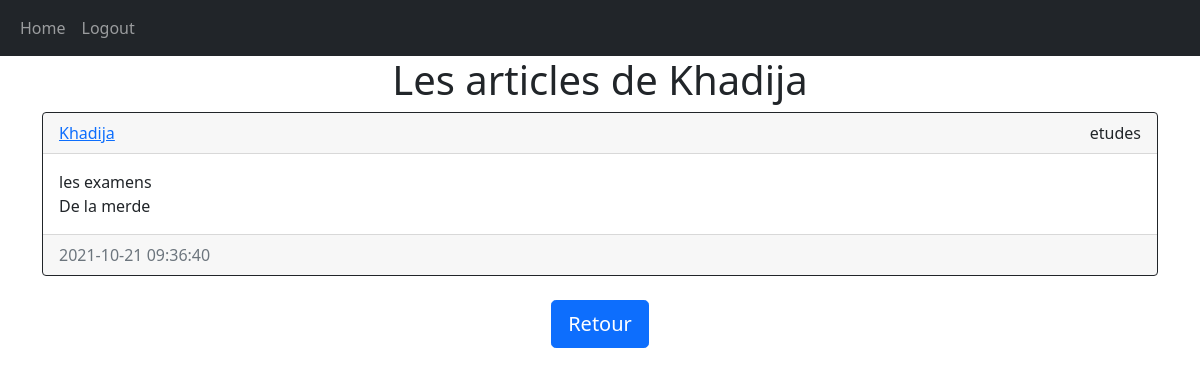
The app's page /articles/Khadija (signed in) with its own data.
### website/models.py (models this page shows)
class User(db.Model, UserMixin):
    id = db.Column(db.Integer, primary_key=True)
    email = db.Column(db.String(150), unique = True)
    username = db.Column(db.String(150), unique = True)
    password = db.Column(db.String(150))
    date_created = db.Column(db.DateTime(timezone=True), default = func.now())
    articles=db.relationship('Article', backref='user', passive_deletes=True)

class Article(db.Model):
    id = db.Column(db.Integer, primary_key=True)
    titre = db.Column(db.Text, nullable=False)
    categorie = db.Column(db.Text, nullable=False)
    text = db.Column(db.Text, nullable=False)
    date_created = db.Column(db.DateTime(timezone=True), default = func.now())
    author = db.Column(db.Integer, db.ForeignKey('user.id', ondelete='CASCADE'), nullable=False)

### website/views.py (the view)
@views.route("/articles/<username>")
@login_required
def articles(username):
    user = User.query.filter_by(username=username).first()
    if not user:
        flash("Cet utilisateur n existe pas", category='error')
        return redirect(url_for('views.home'))
    articles = Article.query.filter_by(author=user.id).all()
    return render_template("articles.html", user=current_user, articles=articles, username=username)

### website/__init__.py (called while the page is built)
def create_app():
    app = Flask(__name__)
    app.config['SECRET_KEY'] = "helloworld"
    app.config['SQLALCHEMY_DATABASE_URI'] = f'sqlite:///{DB_NAME}'
    db.init_app(app)
    from .views import views
    from .auth import auth
    app.register_blueprint(views, url_prefix="/")
    app.register_blueprint(auth, url_prefix="/")
    from .models import User, Article
    create_database(app)
    login_manager = LoginManager()
    login_manager.login_view = "auth.login"
    login_manager.init_app(app)
    @login_manager.user_loader
    def load_user(id):
        return User.query.get(int(id))
    return app

### website/templates/articles.html
{% extends "articles_div.html" %} {% block title %}Les articles de {{username}}{% endblock %}
{% block header %}
Les articles de {{username}}
{% endblock %}
{% block footer %}
<div align="center">
        <a href="/home"><button type="button" class="btn btn-primary btn-lg">Retour</button></a>
</div>
{% endblock %}

### website/templates/articles_div.html (shortened to what this page needs)
{% extends "base.html" %} {% block title %}Home{% endblock %}
{% block content %}
<h1 align="center">{% block header %}Articles{% endblock %}</h1>
<div id="articles">
    {% for article in articles %}
         <div class="card border-dark">
             <div class="card-header d-flex justify-content-between align-items-center">
                 <a href="/articles/{{article.user.username}}">{{article.user.username}}</a>
                 <div class="card-text">{{article.categorie}}</div>
             </div>
             <div class="card-body">
                 <div class="card-text">{{article.titre}}</div>
                 <div class="card-text">{{article.text}}</div>
             </div>
             <div class="card-footer text-muted">
                 <div>{{article.date_created}}</div>
             </div>
         </div>
        <br />
</div>
    {% endfor %}
    {% block footer %}{% endblock %}
{% endblock %}

### records on screen
User: username "Khadija"
Article: user.username "Khadija", categorie "etudes", titre "les examens", text "De la merde", date_created "2021-10-21 09:36:40"
